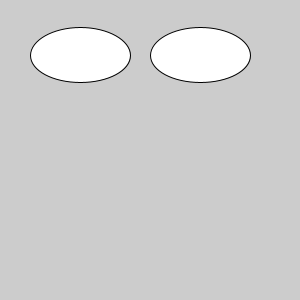
Frame 1 (no input)
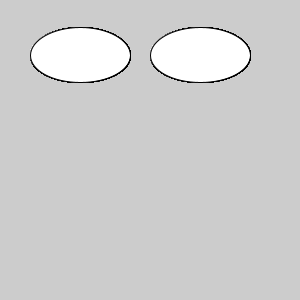
Frame 60 (the mouse pressed at the canvas centre just before this capture)
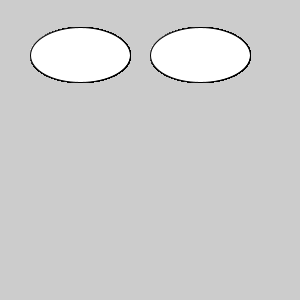
Frame 120 (the mouse held since frame 60 and released just before this capture)

The Processing sketch that drew these frames (run headless with seeded random() and noise(); from frame 60 on, the mouse is pressed at the canvas centre):

// Processing sketch: GooglyEyes
// ── GooglyEyes.pde
void setup (){
  size (300, 300);
 
}


void draw(){
ellipse (80, 55, 100, 55);
ellipse (200, 55, 100, 55);
}
